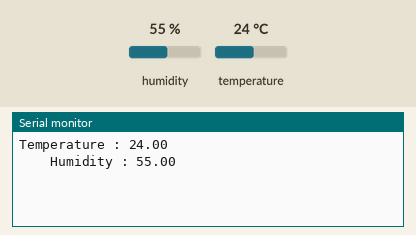
A sketch run on a simulated ESP32. On the bench: the last lines printed to the serial monitor. The inputs (shaded band) are chosen by the test bench; at power-on: humidity 55 %, temperature 24 °C. WiFi joins after 1.5 s; servers stay silent unless stated.

Above: at 3.0 s.
3.1 s: humidity set to 22 %
At 4.4 s:
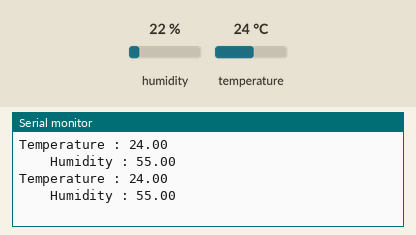
4.6 s: temperature set to 12 °C
At 6.0 s:
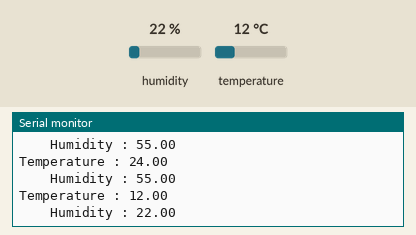
6.1 s: humidity set to 40 %
At 7.3 s:
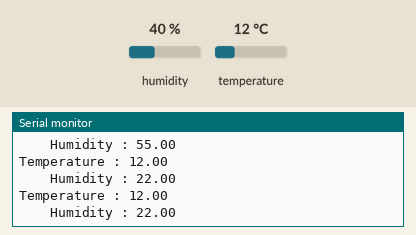
Timing chart, 0 to 9.1 s (numbered marks = the images above; inputs shaded):
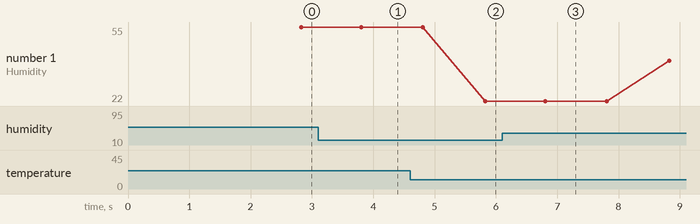

Measured:
- after the input at 4.6 s, the serial monitor: prints a new line after 1.2 s (image 2)
- plotted number 1: 22 → 40 after the input at 6.1 s

The sketch:

1747022321961_BYLNK_DHT11.ino
```cpp
#define BLYNK_TEMPLATE_ID "TMPL3RlCxLaHQ"
#define BLYNK_TEMPLATE_NAME "TEMPERATURE AND HUMIDITY"
#define BLYNK_AUTH_TOKEN "FdN2iSPUnCdT8zEBylGVykTczyz7Zgjk"

#define BLYNK_PRINT Serial
#include <WiFiClient.h>
#include <BlynkSimpleEsp32.h>FER
#include <DHT.h>

char auth[] = BLYNK_AUTH_TOKEN;
char ssid[] = "nithi";  // type your wifi name
char pass[] = "nithish888";  // type your wifi password
#define DHTPIN 26          // Mention the digital pin where you connected
#define DHTTYPE DHT11     // DHT 11
DHT dht(DHTPIN, DHTTYPE);
BlynkTimer timer;

void sendSensor(){
  float h = dht.readHumidity();
  float t = dht.readTemperature(); // or dht.readTemperature(true) for Fahrenheit
    Blynk.virtualWrite(V0, t);
    Blynk.virtualWrite(V1, h);
    Serial.print("Temperature : ");
    Serial.println(t);
    Serial.print("    Humidity : ");
    Serial.println(h);
  }
void setup(){
  Serial.begin(115200);
  Blynk.begin(auth, ssid, pass);
  dht.begin();
  //pinMode(DHTPIN,OUTPUT);
  timer.setInterval(1000L, sendSensor);
}
void loop(){
  Blynk.run();
  timer.run();
}
```
